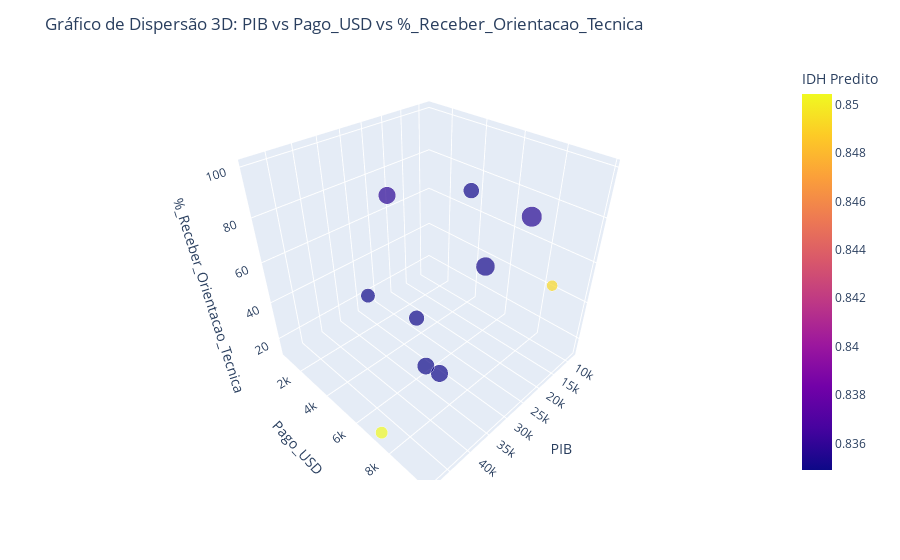
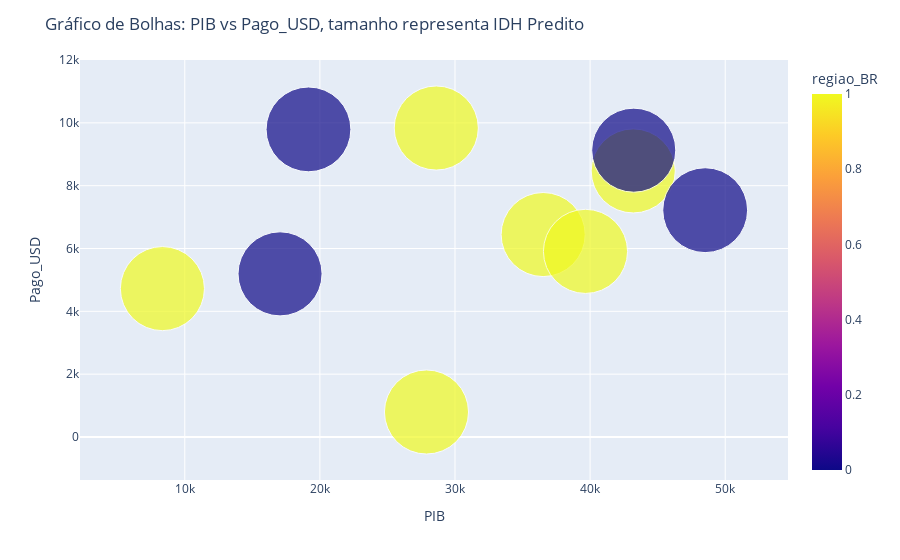
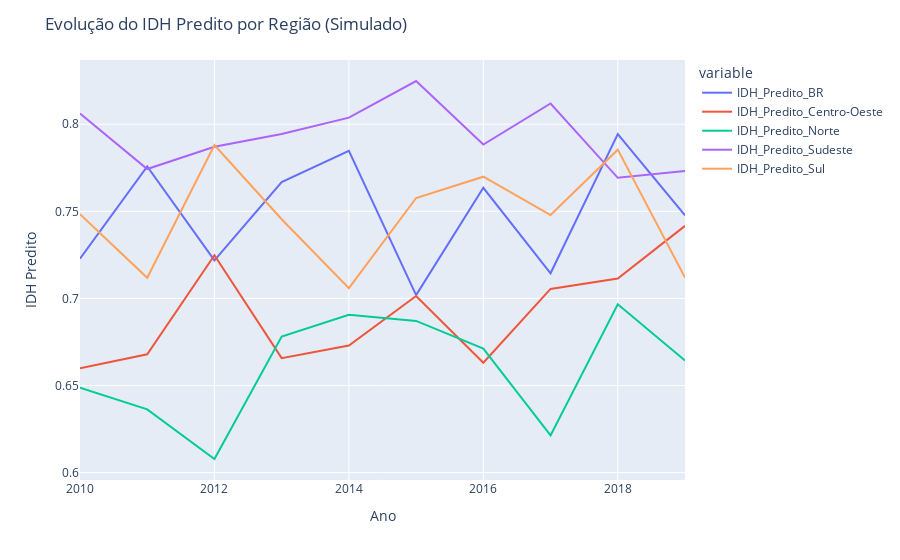
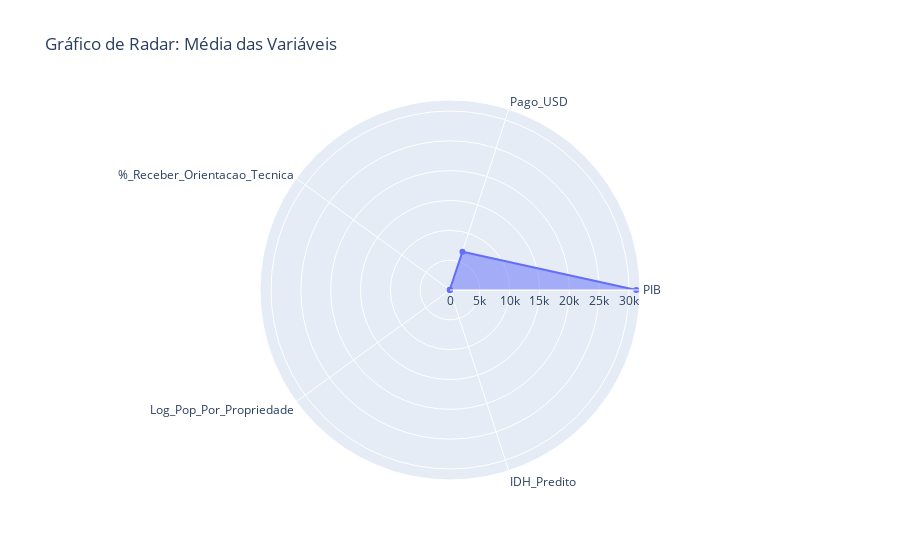

The cell these charts' notebook holds for them, in order:
### Code cell
import pandas as pd
import numpy as np
import matplotlib.pyplot as plt
import seaborn as sns
import plotly.express as px
import plotly.graph_objects as go

# Assumindo que df_test_base é o seu DataFrame com as predições

# 1. Mapa de calor (Heatmap)
plt.figure(figsize=(12, 10))
sns.heatmap(df_test_base.corr(), annot=True, cmap='coolwarm', linewidths=0.5)
plt.title('Mapa de Calor das Correlações')
plt.show()

# 2. Gráfico de dispersão pareado (Paired scatter plot)
sns.pairplot(df_test_base[['Pago_USD', 'PIB', 'Log_Pop_Por_Propriedade', '%_Receber_Orientacao_Tecnica', 'IDH_Predito']])
plt.suptitle('Gráfico de Dispersão Pareado', y=1.02)
plt.show()

# 3. Gráfico de violino (Violin plot)
plt.figure(figsize=(12, 6))
sns.violinplot(x='regiao_BR', y='IDH_Predito', data=df_test_base)
plt.title('Distribuição do IDH Predito por Região')
plt.show()

# 4. Gráfico de dispersão 3D
fig = px.scatter_3d(df_test_base, x='PIB', y='Pago_USD', z='%_Receber_Orientacao_Tecnica',
                    color='IDH_Predito', size='Log_Pop_Por_Propriedade',
                    labels={'IDH_Predito': 'IDH Predito'})
fig.update_layout(title='Gráfico de Dispersão 3D: PIB vs Pago_USD vs %_Receber_Orientacao_Tecnica')
fig.show()

# 5. Gráfico de bolhas (Bubble chart)
fig = px.scatter(df_test_base, x='PIB', y='Pago_USD', size='IDH_Predito', color='regiao_BR',
                 hover_name='regiao_BR', size_max=60)
fig.update_layout(title='Gráfico de Bolhas: PIB vs Pago_USD, tamanho representa IDH Predito')
fig.show()

# 6. Gráfico de linhas para análise temporal (simulado)
# Nota: Como não temos dados temporais reais, vamos simular uma série temporal
df_temporal = pd.DataFrame({
    'Ano': range(2010, 2020),
    'IDH_Predito_BR': np.random.uniform(0.7, 0.8, 10),
    'IDH_Predito_Centro-Oeste': np.random.uniform(0.65, 0.75, 10),
    'IDH_Predito_Norte': np.random.uniform(0.6, 0.7, 10),
    'IDH_Predito_Sudeste': np.random.uniform(0.75, 0.85, 10),
    'IDH_Predito_Sul': np.random.uniform(0.7, 0.8, 10)
})

fig = px.line(df_temporal, x='Ano', y=['IDH_Predito_BR', 'IDH_Predito_Centro-Oeste', 
                                       'IDH_Predito_Norte', 'IDH_Predito_Sudeste', 'IDH_Predito_Sul'])
fig.update_layout(title='Evolução do IDH Predito por Região (Simulado)', xaxis_title='Ano', yaxis_title='IDH Predito')
fig.show()

# 7. Gráfico de radar
# Selecionando algumas variáveis para o gráfico de radar
variables = ['PIB', 'Pago_USD', '%_Receber_Orientacao_Tecnica', 'Log_Pop_Por_Propriedade', 'IDH_Predito']
df_radar = df_test_base[variables].mean().reset_index()
df_radar.columns = ['Variável', 'Valor']

fig = go.Figure()
fig.add_trace(go.Scatterpolar(
    r=df_radar['Valor'],
    theta=df_radar['Variável'],
    fill='toself'
))
fig.update_layout(
    polar=dict(radialaxis=dict(visible=True)),
    showlegend=False,
    title='Gráfico de Radar: Média das Variáveis'
)
fig.show()

# 8. Gráfico de cascata (Waterfall chart)
# Simulando contribuições para o IDH
contribuicoes = {'PIB': 0.3, 'Educação': 0.2, 'Saúde': 0.15, 'Infraestrutura': 0.1, 'Outros': 0.05}
contribuicoes['Total'] = sum(contribuicoes.values())

fig = go.Figure(go.Waterfall(
    name="IDH", orientation="v",
    measure=["relative", "relative", "relative", "relative", "relative", "total"],
    x=list(contribuicoes.keys()),
    y=list(contribuicoes.values()),
    connector={"line":{"color":"rgb(63, 63, 63)"}},
))
fig.update_layout(title="Contribuições para o IDH (Simulado)", showlegend=False)
fig.show()

### Figure 1 — Plotly figure (JSON) as saved in the notebook; plotly's stock layout.template omitted (floating-point values rounded to 4 significant figures)
{"data": [{"hovertemplate": "PIB=%{x}<br>Pago_USD=%{y}<br>%_Receber_Orientacao_Tecnica=%{z}<br>Log_Pop_Por_Propriedade=%{marker.size}<br>IDH Predito=%{marker.color}<extra></extra>", "legendgroup": "", "marker": {"color": [0.8349, 0.8351, 0.8492, 0.835, 0.835, 0.8356, 0.835, 0.8351, 0.8504, 0.8358], "coloraxis": "coloraxis", "size": [5.446, 4.622, 2.199, 4.412, 3.73, 7.696, 5.604, 6.646, 2.758, 5.6], "sizemode": "area", "sizeref": 0.01924, "symbol": "circle"}, "mode": "markers", "name": "", "scene": "scene", "showlegend": false, "type": "scatter3d", "x": [43190.0, 17050.0, 19160.0, 36530.0, 27890.0, 28620.0, 43230.0, 8345.0, 48520.0, 39660.0], "y": [8470.0, 5193.0, 9792.0, 6444.0, 795.6, 9835.0, 9131.0, 4723.0, 7220.0, 5909.0], "z": [48.63, 82.09, 61.1, 48.94, 18.93, 97.94, 49.94, 34.07, 13.06, 100]}], "layout": {"coloraxis": {"colorbar": {"title": {"text": "IDH Predito"}}, "colorscale": [[0, "#0d0887"], [0.1111, "#46039f"], [0.2222, "#7201a8"], [0.3333, "#9c179e"], [0.4444, "#bd3786"], [0.5556, "#d8576b"], [0.6667, "#ed7953"], [0.7778, "#fb9f3a"], [0.8889, "#fdca26"], [1, "#f0f921"]]}, "legend": {"itemsizing": "constant", "tracegroupgap": 0}, "margin": {"t": 60}, "scene": {"domain": {"x": [0, 1], "y": [0, 1]}, "xaxis": {"title": {"text": "PIB"}}, "yaxis": {"title": {"text": "Pago_USD"}}, "zaxis": {"title": {"text": "%_Receber_Orientacao_Tecnica"}}}, "title": {"text": "Gráfico de Dispersão 3D: PIB vs Pago_USD vs %_Receber_Orientacao_Tecnica"}}}

### Figure 2 — Plotly figure (JSON) as saved in the notebook; plotly's stock layout.template omitted (floating-point values rounded to 4 significant figures)
{"data": [{"hovertemplate": "<b>%{hovertext}</b><br><br>PIB=%{x}<br>Pago_USD=%{y}<br>IDH_Predito=%{marker.size}<br>regiao_BR=%{marker.color}<extra></extra>", "hovertext": [1, 0, 0, 1, 1, 1, 0, 1, 0, 1], "legendgroup": "", "marker": {"color": [1, 0, 0, 1, 1, 1, 0, 1, 0, 1], "coloraxis": "coloraxis", "size": [0.8349, 0.8351, 0.8492, 0.835, 0.835, 0.8356, 0.835, 0.8351, 0.8504, 0.8358], "sizemode": "area", "sizeref": 0.0002362, "symbol": "circle"}, "mode": "markers", "name": "", "orientation": "v", "showlegend": false, "type": "scatter", "x": [43190.0, 17050.0, 19160.0, 36530.0, 27890.0, 28620.0, 43230.0, 8345.0, 48520.0, 39660.0], "xaxis": "x", "y": [8470.0, 5193.0, 9792.0, 6444.0, 795.6, 9835.0, 9131.0, 4723.0, 7220.0, 5909.0], "yaxis": "y"}], "layout": {"coloraxis": {"colorbar": {"title": {"text": "regiao_BR"}}, "colorscale": [[0, "#0d0887"], [0.1111, "#46039f"], [0.2222, "#7201a8"], [0.3333, "#9c179e"], [0.4444, "#bd3786"], [0.5556, "#d8576b"], [0.6667, "#ed7953"], [0.7778, "#fb9f3a"], [0.8889, "#fdca26"], [1, "#f0f921"]]}, "legend": {"itemsizing": "constant", "tracegroupgap": 0}, "margin": {"t": 60}, "title": {"text": "Gráfico de Bolhas: PIB vs Pago_USD, tamanho representa IDH Predito"}, "xaxis": {"anchor": "y", "domain": [0, 1], "title": {"text": "PIB"}}, "yaxis": {"anchor": "x", "domain": [0, 1], "title": {"text": "Pago_USD"}}}}

### Figure 3 — Plotly figure (JSON) as saved in the notebook; plotly's stock layout.template omitted (floating-point values rounded to 4 significant figures)
{"data": [{"hovertemplate": "variable=IDH_Predito_BR<br>Ano=%{x}<br>value=%{y}<extra></extra>", "legendgroup": "IDH_Predito_BR", "line": {"color": "#636efa", "dash": "solid"}, "marker": {"symbol": "circle"}, "mode": "lines", "name": "IDH_Predito_BR", "orientation": "v", "showlegend": true, "type": "scatter", "x": [2010, 2011, 2012, 2013, 2014, 2015, 2016, 2017, 2018, 2019], "xaxis": "x", "y": [0.7228, 0.7758, 0.7218, 0.7667, 0.7847, 0.7019, 0.7635, 0.7144, 0.7943, 0.7476], "yaxis": "y"}, {"hovertemplate": "variable=IDH_Predito_Centro-Oeste<br>Ano=%{x}<br>value=%{y}<extra></extra>", "legendgroup": "IDH_Predito_Centro-Oeste", "line": {"color": "#EF553B", "dash": "solid"}, "marker": {"symbol": "circle"}, "mode": "lines", "name": "IDH_Predito_Centro-Oeste", "orientation": "v", "showlegend": true, "type": "scatter", "x": [2010, 2011, 2012, 2013, 2014, 2015, 2016, 2017, 2018, 2019], "xaxis": "x", "y": [0.6598, 0.6679, 0.7248, 0.6657, 0.6729, 0.7014, 0.6631, 0.7054, 0.7115, 0.7416], "yaxis": "y"}, {"hovertemplate": "variable=IDH_Predito_Norte<br>Ano=%{x}<br>value=%{y}<extra></extra>", "legendgroup": "IDH_Predito_Norte", "line": {"color": "#00cc96", "dash": "solid"}, "marker": {"symbol": "circle"}, "mode": "lines", "name": "IDH_Predito_Norte", "orientation": "v", "showlegend": true, "type": "scatter", "x": [2010, 2011, 2012, 2013, 2014, 2015, 2016, 2017, 2018, 2019], "xaxis": "x", "y": [0.6487, 0.6362, 0.6078, 0.6781, 0.6906, 0.687, 0.6711, 0.6214, 0.6966, 0.6644], "yaxis": "y"}, {"hovertemplate": "variable=IDH_Predito_Sudeste<br>Ano=%{x}<br>value=%{y}<extra></extra>", "legendgroup": "IDH_Predito_Sudeste", "line": {"color": "#ab63fa", "dash": "solid"}, "marker": {"symbol": "circle"}, "mode": "lines", "name": "IDH_Predito_Sudeste", "orientation": "v", "showlegend": true, "type": "scatter", "x": [2010, 2011, 2012, 2013, 2014, 2015, 2016, 2017, 2018, 2019], "xaxis": "x", "y": [0.8062, 0.7743, 0.7871, 0.7944, 0.8038, 0.8248, 0.7883, 0.8119, 0.7692, 0.7732], "yaxis": "y"}, {"hovertemplate": "variable=IDH_Predito_Sul<br>Ano=%{x}<br>value=%{y}<extra></extra>", "legendgroup": "IDH_Predito_Sul", "line": {"color": "#FFA15A", "dash": "solid"}, "marker": {"symbol": "circle"}, "mode": "lines", "name": "IDH_Predito_Sul", "orientation": "v", "showlegend": true, "type": "scatter", "x": [2010, 2011, 2012, 2013, 2014, 2015, 2016, 2017, 2018, 2019], "xaxis": "x", "y": [0.7484, 0.7118, 0.788, 0.7454, 0.7059, 0.7576, 0.7699, 0.7478, 0.7854, 0.7119], "yaxis": "y"}], "layout": {"legend": {"title": {"text": "variable"}, "tracegroupgap": 0}, "margin": {"t": 60}, "title": {"text": "Evolução do IDH Predito por Região (Simulado)"}, "xaxis": {"anchor": "y", "domain": [0, 1], "title": {"text": "Ano"}}, "yaxis": {"anchor": "x", "domain": [0, 1], "title": {"text": "IDH Predito"}}}}

### Figure 4 — Plotly figure (JSON) as saved in the notebook; plotly's stock layout.template omitted (floating-point values rounded to 4 significant figures)
{"data": [{"fill": "toself", "r": [31220.0, 6751.0, 55.47, 4.871, 0.8381], "theta": ["PIB", "Pago_USD", "%_Receber_Orientacao_Tecnica", "Log_Pop_Por_Propriedade", "IDH_Predito"], "type": "scatterpolar"}], "layout": {"polar": {"radialaxis": {"visible": true}}, "showlegend": false, "title": {"text": "Gráfico de Radar: Média das Variáveis"}}}
